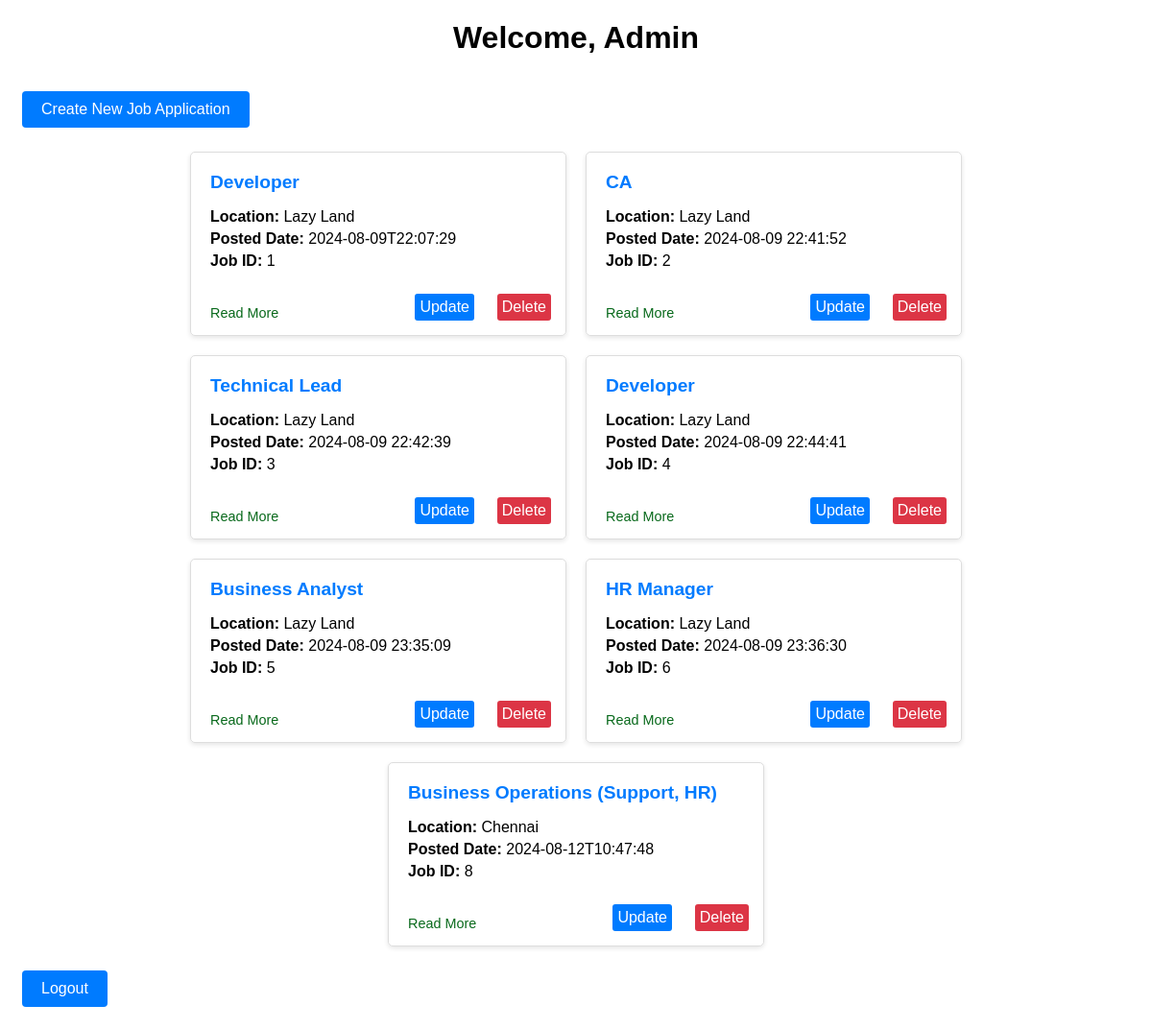
Before: /admin/admin_dashboard (signed in) with the older database file.
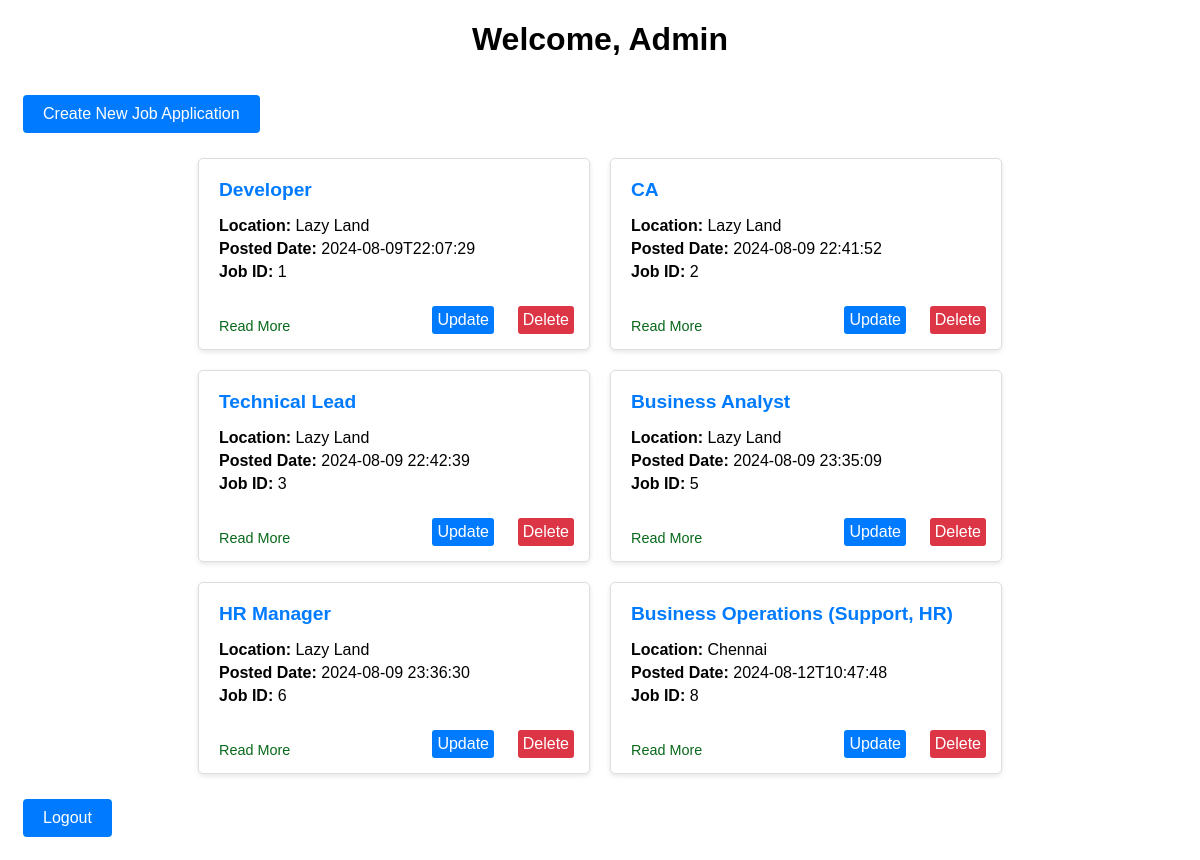
After: the same page with the newer database file.
### tables this page shows
CREATE TABLE job_applications (
                id INTEGER PRIMARY KEY AUTOINCREMENT,
                position TEXT NOT NULL,
                company TEXT NOT NULL,
                location TEXT NOT NULL,
                experience_range TEXT NOT NULL,
                description TEXT NOT NULL,
                posted_date TEXT NOT NULL
            );

### admin.py (the view)
@admin_blueprint.route('/admin_dashboard')
def dashboard():
    if 'username' not in session or not is_admin(session['username']):
        flash('You are not authorized to access this page.')
        return redirect(url_for('auth.sign_in'))
    db = get_db()
    job_applications = db.execute('SELECT id, position, company, location, experience_range, description, posted_date FROM job_applications').fetchall()
    return render_template('admin_dashboard.html', job_applications=job_applications)

### admin.py (called while the page is built)
def is_admin(username):
    db = get_db()
    user_info = db.execute('SELECT is_admin FROM users WHERE username = ?', (username,)).fetchone()
    return user_info['is_admin'] == 1

### create_db.py (called while the page is built)
def get_db():
    conn = sqlite3.connect(DATABASE)
    conn.row_factory = sqlite3.Row
    return conn

### templates/admin_dashboard.html (shortened to what this page needs)
<!DOCTYPE html>
<html lang="en">
<head>
    <link rel="stylesheet" href="{{ url_for('static', filename='admin_dashboard.css') }}">
</head>
<body>
    <h1>Welcome, Admin</h1>
    <a href="{{ url_for('admin.create_job') }}">Create New Job Application</a>
    <div class="job-applications">
        {% for job in job_applications %}
        <div class="job-box" onclick="window.location.href='{{ url_for('admin.view_job', job_id=job.id) }}'">
            <h2 class="job-title">{{ job.position }}</h2>
            <p><strong>Location:</strong> {{ job.location }}</p>
            <p><strong>Posted Date:</strong> {{ job.posted_date }}</p>
            <p><strong>Job ID:</strong> {{ job.id }}</p>
            <p class="read-more">Read More</p>
            <a href="{{ url_for('admin.edit_job', job_id=job.id) }}" class="update-btn">Update</a>
            <a href="{{ url_for('admin.delete_job', job_id=job.id) }}" class="delete-btn" onclick="return confirm('Are you sure you want to delete this job?');">Delete</a>
        </div>
        {% endfor %}
    </div>
    <a href="{{url_for('auth.sign_out')}}">Logout</a>
</body>
</html>

### static/admin_dashboard.css (style rules this page uses)
body { font-family: Arial, sans-serif; }
h1 { text-align: center; }
a { display: inline-block; margin: 15px; padding: 10px 20px; background-color: #007bff; color: #fff; text-decoration: none; border-radius: 4px; text-align: center; }
.job-applications { display: flex; flex-wrap: wrap; justify-content: center; }
.job-box { border: 1px solid #ddd; padding: 20px; margin: 10px; border-radius: 5px; width: 350px; min-height: 150px; box-shadow: 0 2px 5px rgba(0, 0, 0, 0.1); position: relative; transition: background-color 0.3s; }
.job-box h2 { margin-top: 0; color: #007bff; }
.job-box p { margin: 5px 0; }
.job-title { font-size: 1.2em; color: #333; }
.update-btn, .delete-btn { position: absolute; display: inline-block; padding: 5px 5px; bottom: 10px; margin: 5px; color: white; text-decoration: none; border-radius: 3px; }
.update-btn { background-color: #007bff; right: 90px; }
.delete-btn { background-color: #dc3545; right: 10px; }
.read-more { position: absolute; bottom: 10px; left: 20px; font-size: 0.9em; color: #08691b; background: transparent; text-decoration: none; }

Changed rows visible on the page:
removed job_applications: position "Developer", location "Lazy Land", posted_date "2024-08-09 22:44:41", id "4"
